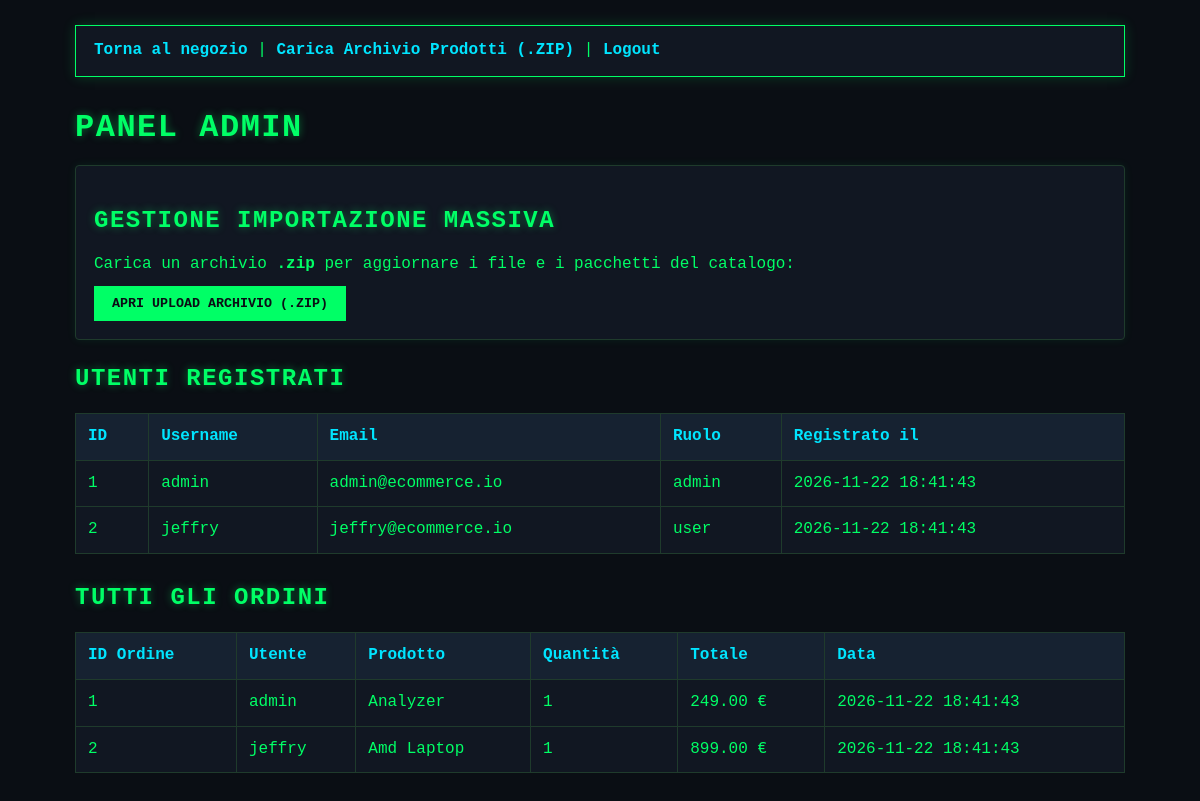
Screenshot of /web/src/admin/admin.php (signed in) with the database file from the repository.
### tables this page shows
CREATE TABLE IF NOT EXISTS users (
    id INT AUTO_INCREMENT PRIMARY KEY,
    username VARCHAR(50) NOT NULL UNIQUE,
    email VARCHAR(100) NOT NULL UNIQUE,
    password_hash VARCHAR(64) NOT NULL,
    role VARCHAR(20) DEFAULT 'user',
    created_at TIMESTAMP DEFAULT CURRENT_TIMESTAMP
);

create table orders (
  id INT AUTO_INCREMENT PRIMARY KEY,
  user_id INT NOT NULL,
  product_id INT NOT NULL,
  quantity INT NOT NULL DEFAULT 1,
  total_price DECIMAL(10,2) NOT NULL,
  created_at TIMESTAMP DEFAULT CURRENT_TIMESTAMP
);

create table products (
  id INT AUTO_INCREMENT PRIMARY KEY,
  name VARCHAR(120) NOT NULL,
  description TEXT NOT NULL,
  price DECIMAL(10,2) NOT NULL,
  image VARCHAR(255) DEFAULT NULL
);

### web/src/admin/admin.php (the view, shortened to what this page needs)
<?php
    $users = [];
    $all_orders = [];
    try {
        $users_stmt = $pdo->query("SELECT id, username, email, role, created_at FROM users ORDER BY id ASC");
        $users = $users_stmt->fetchAll(PDO::FETCH_ASSOC);
        $orders_stmt = $pdo->query("SELECT o.id, o.quantity, o.total_price, o.created_at, u.username, p.name AS product_name FROM orders o
        JOIN users u ON o.user_id = u.id JOIN products p ON o.product_id = p.id ORDER BY o.created_at DESC");
        $all_orders = $orders_stmt->fetchAll(PDO::FETCH_ASSOC);
    }
    catch (PDOException $e) {
        $error = "Errore nel caricamento del databaase.";
    }
?>
<!DOCTYPE html>
<html lang="en">
<head>
    <link rel="stylesheet" href="/assets/style.css">
</head>
<body>
    <nav>
        <a href="../index.php">Torna al negozio</a> |
        <a href="upload.php">Carica Archivio Prodotti (.ZIP)</a> |
        <a href="../logout.php">Logout</a>
    </nav>
    <h1>Panel Admin</h1>
    <section>
        <h2>Gestione Importazione Massiva</h2>
        <p>Carica un archivio <strong>.zip</strong> per aggiornare i file e i pacchetti del catalogo:</p>
        <a href="upload.php"><button type="button">Apri Upload Archivio (.ZIP)</button></a>
    </section>
        <h2>Utenti Registrati</h2>
    <table border="1" cellpadding="8">
    <thead>
        <tr>
            <th>ID</th>
            <th>Username</th>
            <th>Email</th>
            <th>Ruolo</th>
            <th>Registrato il</th>
        </tr>
    </thead>
    <tbody>
        <?php foreach ($users as $u): ?>
            <tr>
                <td><?= (int)$u['id'] ?></td>
                <td><?= htmlspecialchars($u['username'], ENT_QUOTES, 'UTF-8') ?></td>
                <td><?= htmlspecialchars($u['email'], ENT_QUOTES, 'UTF-8') ?></td>
                <td><?= htmlspecialchars($u['role'], ENT_QUOTES, 'UTF-8') ?></td>
                <td><?= htmlspecialchars($u['created_at'], ENT_QUOTES, 'UTF-8') ?></td>
            </tr>
        <?php endforeach; ?>
    </tbody>
    </table>
         <h2>Tutti gli Ordini</h2>
    <table border="1" cellpadding="8">
    <thead>
        <tr>
            <th>ID Ordine</th>
            <th>Utente</th>
            <th>Prodotto</th>
            <th>Quantità</th>
            <th>Totale</th>
            <th>Data</th>
        </tr>
    </thead>
    <tbody>
        <?php foreach ($all_orders as $ord): ?>
            <tr>
                <td><?= (int)$ord['id'] ?></td>
                <td><?= htmlspecialchars($ord['username'], ENT_QUOTES, 'UTF-8') ?></td>
                <td><?= htmlspecialchars($ord['product_name'], ENT_QUOTES, 'UTF-8') ?></td>
                <td><?= (int)$ord['quantity'] ?></td>
                <td><?= number_format((float)$ord['total_price'], 2) ?> €</td>
                <td><?= htmlspecialchars($ord['created_at'], ENT_QUOTES, 'UTF-8') ?></td>
            </tr>
        <?php endforeach; ?>
    </tbody>
    </table>
</body>
</html>

### web/assets/style.css (style rules this page uses)
* { box-sizing: border-box; margin: 0; padding: 0; }
body { background-color: #0a0e14; color: #00ff66; font-family: 'Courier New', Courier, monospace; line-height: 1.6; padding: 25px; max-width: 1100px; margin: 0 auto; }
nav { background: #111722; border: 1px solid #00ff66; padding: 12px 18px; margin-bottom: 25px; box-shadow: 0 0 12px rgba(0, 255, 102, 0.2); }
a { color: #00e5ff; text-decoration: none; font-weight: bold; }
h1, h2, h3 { color: #00ff66; text-transform: uppercase; letter-spacing: 1.5px; margin: 18px 0 12px; text-shadow: 0 0 8px rgba(0, 255, 102, 0.4); }
.product-card, section, .game-detail { background: #111722; border: 1px solid #1f3b2c; padding: 18px; border-radius: 4px; box-shadow: 0 0 10px rgba(0, 255, 102, 0.08); margin-bottom: 20px; }
button { background: #00ff66; color: #0a0e14; border: none; padding: 10px 18px; font-family: inherit; font-weight: bold; text-transform: uppercase; cursor: pointer; margin-top: 8px; }
table { width: 100%; border-collapse: collapse; margin: 15px 0 25px; background: #111722; }
th, td { border: 1px solid #1f3b2c; padding: 10px 12px; text-align: left; }
th { background: #162231; color: #00e5ff; }

### rows the page displays
users: id "1", username "admin", email "admin@ecommerce.io", role "admin", created_at "2026-11-22 18:41:43"
users: id "2", username "jeffry", email "jeffry@ecommerce.io", role "user", created_at "2026-11-22 18:41:43"
orders: id "1", user.username "admin", product.name "Analyzer", quantity "1", total_price "249.00", created_at "2026-11-22 18:41:43"
orders: id "2", user.username "jeffry", product.name "Amd Laptop", quantity "1", total_price "899.00", created_at "2026-11-22 18:41:43"
